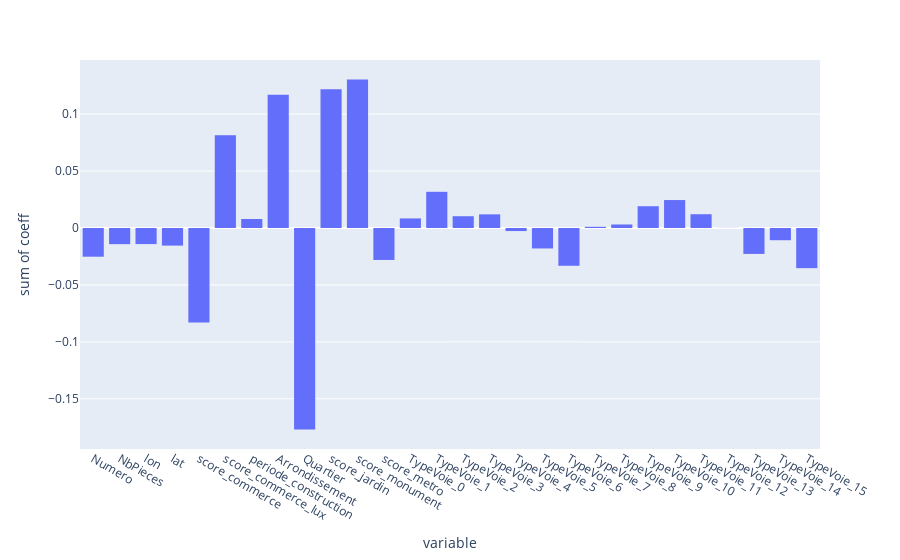

Write notebook code for a chart like this one.
### Code cell
px.histogram(pd.DataFrame([
    (X.columns[i], lin_reg.coef_[0][i]) for i in range(28)
                    ]).T.rename(index = {0 : 'variable', 1 : 'coeff'}).T, x = 'variable', y = 'coeff'
            )

### Figure 1 — Plotly figure (JSON) as saved in the notebook; plotly's stock layout.template omitted (floating-point values rounded to 4 significant figures)
{"data": [{"alignmentgroup": "True", "bingroup": "x", "histfunc": "sum", "hovertemplate": "variable=%{x}<br>sum of coeff=%{y}<extra></extra>", "legendgroup": "", "marker": {"color": "#636efa"}, "name": "", "offsetgroup": "", "orientation": "v", "showlegend": false, "type": "histogram", "x": ["Numero", "NbPieces", "lon", "lat", "score_commerce", "score_commerce_lux", "periode_construction", "Arrondissement", "Quartier", "score_jardin", "score_monument", "score_metro", "TypeVoie_0", "TypeVoie_1", "TypeVoie_2", "TypeVoie_3", "TypeVoie_4", "TypeVoie_5", "TypeVoie_6", "TypeVoie_7", "TypeVoie_8", "TypeVoie_9", "TypeVoie_10", "TypeVoie_11", "TypeVoie_12", "TypeVoie_13", "TypeVoie_14", "TypeVoie_15"], "xaxis": "x", "y": [-0.0252, -0.01418, -0.01412, -0.01545, -0.08295, 0.08148, 0.007896, 0.1169, -0.177, 0.1218, 0.1305, -0.02805, 0.008416, 0.03179, 0.01035, 0.01199, -0.002683, -0.01796, -0.03318, 0.001032, 0.003093, 0.01913, 0.02455, 0.0121, 0.0001081, -0.02275, -0.01073, -0.03526], "yaxis": "y"}], "layout": {"barmode": "relative", "legend": {"tracegroupgap": 0}, "margin": {"t": 60}, "xaxis": {"anchor": "y", "domain": [0, 1], "title": {"text": "variable"}}, "yaxis": {"anchor": "x", "domain": [0, 1], "title": {"text": "sum of coeff"}}}}
